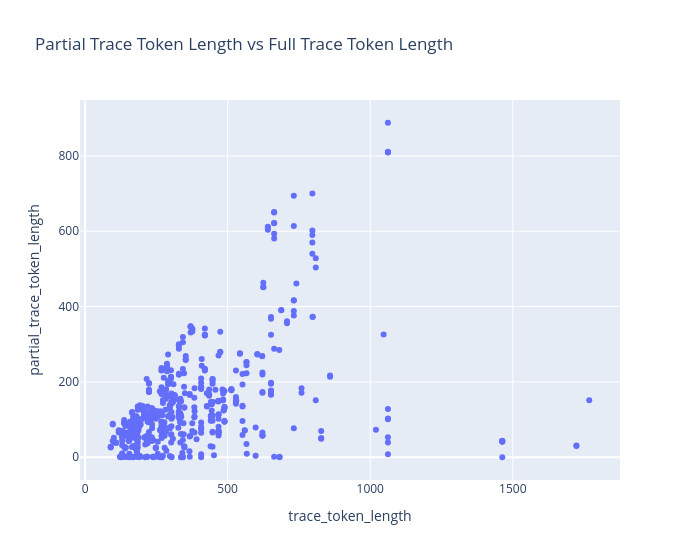

This figure's notebook cell:
### Code cell
# Check relation between pivotal token position and trace length
fig = px.scatter(df,
                x='trace_token_length',
                y='partial_trace_token_length',
                hover_data=['sample_id', 'prob_before', 'prob_after', 'prob_init', 'span_text'],
                title='Partial Trace Token Length vs Full Trace Token Length')
fig.update_layout(width=700)
fig.show()

### Figure 1 — Plotly figure (JSON) as saved in the notebook; plotly's stock layout.template omitted (floating-point values rounded to 4 significant figures; data arrays with more than 128 entries replaced by an {"elided": "..."} marker saying what was removed)
{"data": [{"customdata": {"elided": "605x5 mixed values"}, "hovertemplate": "trace_token_length=%{x}<br>partial_trace_token_length=%{y}<br>sample_id=%{customdata[0]}<br>prob_before=%{customdata[1]}<br>prob_after=%{customdata[2]}<br>prob_init=%{customdata[3]}<br>span_text=%{customdata[4]}<extra></extra>", "legendgroup": "", "marker": {"color": "#636efa", "symbol": "circle"}, "mode": "markers", "name": "", "orientation": "v", "showlegend": false, "type": "scatter", "x": {"elided": "605 int values"}, "xaxis": "x", "y": {"elided": "605 int values"}, "yaxis": "y"}], "layout": {"legend": {"tracegroupgap": 0}, "title": {"text": "Partial Trace Token Length vs Full Trace Token Length"}, "width": 700, "xaxis": {"anchor": "y", "domain": [0, 1], "title": {"text": "trace_token_length"}}, "yaxis": {"anchor": "x", "domain": [0, 1], "title": {"text": "partial_trace_token_length"}}}}
